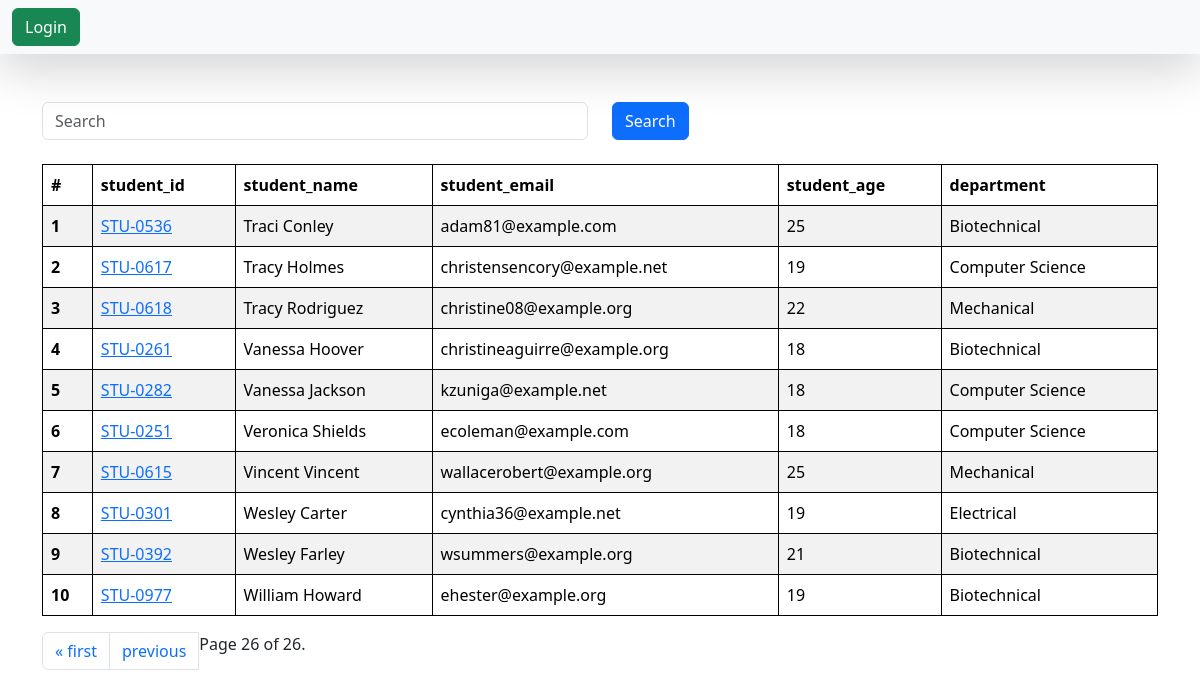
Page /students/?page=26 on the committed database.
### vege/models.py (models this page shows, shortened)
class Student(models.Model):
    student_id = models.ForeignKey(StudentID, on_delete=models.CASCADE)
    department = models.ForeignKey(Department, on_delete=models.CASCADE)
    student_name = models.CharField(max_length=100)
    student_email = models.EmailField(unique=True)
    student_age = models.IntegerField(default=10)
    student_address = models.TextField()
    is_deleted = models.BooleanField(default=False)
    objects = StudentManager()
    admin_objects = models.Manager()  # This will include all objects, including deleted ones
    class Meta:
        ordering = ['student_name']
        verbose_name = 'Student'

class StudentID(models.Model):
    student_id = models.CharField(max_length=100)
    def __str__(self) -> str:
        return self.student_id

class Department(models.Model):
    department = models.CharField(max_length=100)
    def __str__(self) -> str:
        return self.department
    class Meta:
        ordering = ['department']

### vege/views.py (the view)
# urls.py: path('students/', get_students, name='get_students'),
def get_students(request):
    queryset = Student.objects.all()
    if request.GET.get('search'):
        search = request.GET.get('search')
        queryset = Student.objects.filter(Q(student_name__icontains=search) | Q(department__department__icontains=search)
                                          | Q(student_id__student_id__icontains=search) | Q(student_email__icontains=search))
    paginator = Paginator(queryset, 10)
    page_number = request.GET.get('page', 1)
    page_obj = paginator.get_page(page_number)
    return render(request, 'report/students.html', {'queryset': page_obj})

### vege/models.py (called while the page is built)
    def get_queryset(self):
        return super().get_queryset().filter(is_deleted=False)

### vege/templates/report/students.html (shortened to what this page needs)
{% extends "base.html" %}
{% block start %}
<div class = "container mt-5">
    <form class="mb-4">
        <div class = "row">
            <div class="col md-6">
                <input class="form-control" name="search" placeholder="Search">
            </div>
            <div class="col md-6">
                <button type="submit" class="btn btn-primary">Search</button>
            </div>
        </div>
    </form>
        <table class="table table-striped">
  <thead>
    <tr>
      <th scope="col">#</th>
      <th scope="col">student_id</th>
      <th scope="col">student_name</th>
      <th scope="col">student_email</th>
      <th scope="col">student_age</th>
      <th scope="col">department</th>
    </tr>
  </thead>
  <tbody>
    {% for student in queryset %}
    <tr>
      <th scope="row">{{forloop.counter}}</th>
      <td>
        <a href="{% url 'see_marks' student.student_id %}">{{student.student_id}}</a>
        </td>
      <td>{{student.student_name}}</td>
      <td>{{student.student_email}}</td>
      <td>{{student.student_age}}</td>
      <td>{{student.department}}</td>
    </tr>
    {% endfor %}
  </tbody>
</table>
<nav aria-label="Page navigation example">
<ul class="pagination">
        {% if queryset.has_previous %}
            <li class="page-item"><a class="page-link" href="?page=1">&laquo; first</a></li>
            <li class="page-item"><a class="page-link" href="?page={{ queryset.previous_page_number }}">previous</a></li>
        {% endif %}
        <span class="current">
            Page {{ queryset.number }} of {{ queryset.paginator.num_pages }}.
        </span>
</ul>
</nav>
</div>
{% endblock %}

### home/templates/base.html (style rules this page uses)
table, th, td { border: 1px solid black; }

### rows in the picture
Student: student_id "STU-0536", student_name "Traci Conley", student_email "adam81@example.com", student_age "25", department "Biotechnical"
Student: student_id "STU-0617", student_name "Tracy Holmes", student_email "christensencory@example.net", student_age "19", department "Computer Science"
Student: student_id "STU-0618", student_name "Tracy Rodriguez", student_email "christine08@example.org", student_age "22", department "Mechanical"
Student: student_id "STU-0261", student_name "Vanessa Hoover", student_email "christineaguirre@example.org", student_age "18", department "Biotechnical"
Student: student_id "STU-0282", student_name "Vanessa Jackson", student_email "kzuniga@example.net", student_age "18", department "Computer Science"
Student: student_id "STU-0251", student_name "Veronica Shields", student_email "ecoleman@example.com", student_age "18", department "Computer Science"
Student: student_id "STU-0615", student_name "Vincent Vincent", student_email "wallacerobert@example.org", student_age "25", department "Mechanical"
Student: student_id "STU-0301", student_name "Wesley Carter", student_email "cynthia36@example.net", student_age "19", department "Electrical"
Student: student_id "STU-0392", student_name "Wesley Farley", student_email "wsummers@example.org", student_age "21", department "Biotechnical"
Student: student_id "STU-0977", student_name "William Howard", student_email "ehester@example.org", student_age "19", department "Biotechnical"

### other values in the picture
{{ queryset.number }} "26"
{{ queryset.paginator.num_pages }} "26"
